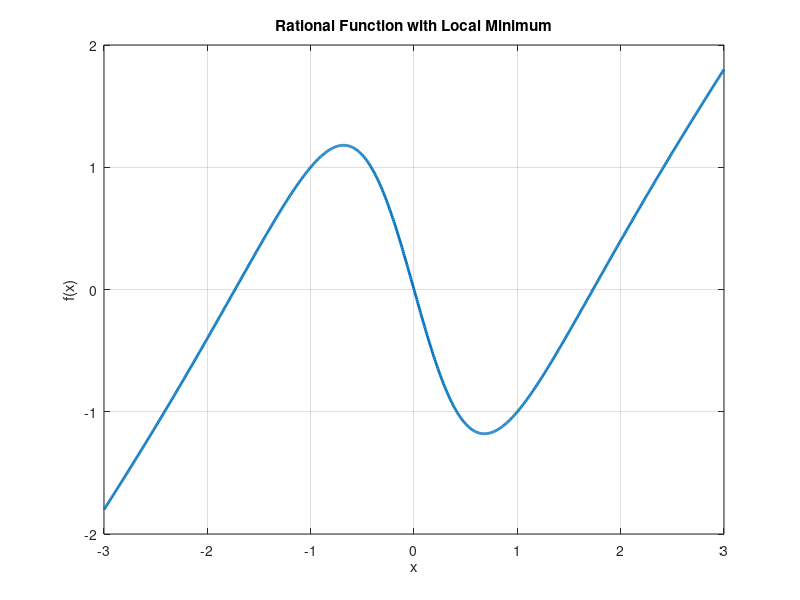

The MATLAB script that drew this image: (Note: this script raises an error after producing the figure.)
% Define the function
f = @(x) (x.^3 - 3*x) ./ (x.^2 + 1);

% Define the range for x
x = linspace(-3, 3, 1000);

% Calculate the corresponding y values
y = f(x);

% Plot the function
figure;
plot(x, y, 'LineWidth', 2);
title('Rational Function with Local Minimum');
xlabel('x');
ylabel('f(x)');
grid on;

% Hold the plot to add more details
hold on;

% Find the critical points
syms x_sym
f_sym = (x_sym^3 - 3*x_sym) / (x_sym^2 + 1);

% Convert the simplified symbolic function to a MATLAB function handle
f_handle = matlabFunction(f_sym, 'Vars', x_sym);

% Define the initial guess closer to the expected solution
initial_guess = [1];

% Define bounds to prevent numerical issues
lb = [-10; -10];  % Lower bounds
ub = [10; 10];    % Upper bounds

% Use fmincon with improved settings
options = optimoptions('fmincon', 'Algorithm', 'interior-point', 'Display', 'final');

% Define the objective function for fmincon
objective = @(v) f_handle(v(1));

% Call fmincon to find the minimum with bounds
[x_opt, fval] = fmincon(objective, initial_guess, [], [], [], [], lb, ub, [], options);
x_opt
fval
df_sym = diff(f_sym, x_sym);
critical_points = solve(df_sym == 0, x_sym);

% Convert to numeric values
critical_points = double(critical_points);

% Evaluate the function at the critical points
critical_values = double(subs(f_sym, x_sym, critical_points));

% Plot the critical points
plot(critical_points, critical_values, 'ro', 'MarkerSize', 10, 'LineWidth', 2);

% Add a legend
legend('f(x)', 'Critical Points');

% Hold off the plot
hold off;